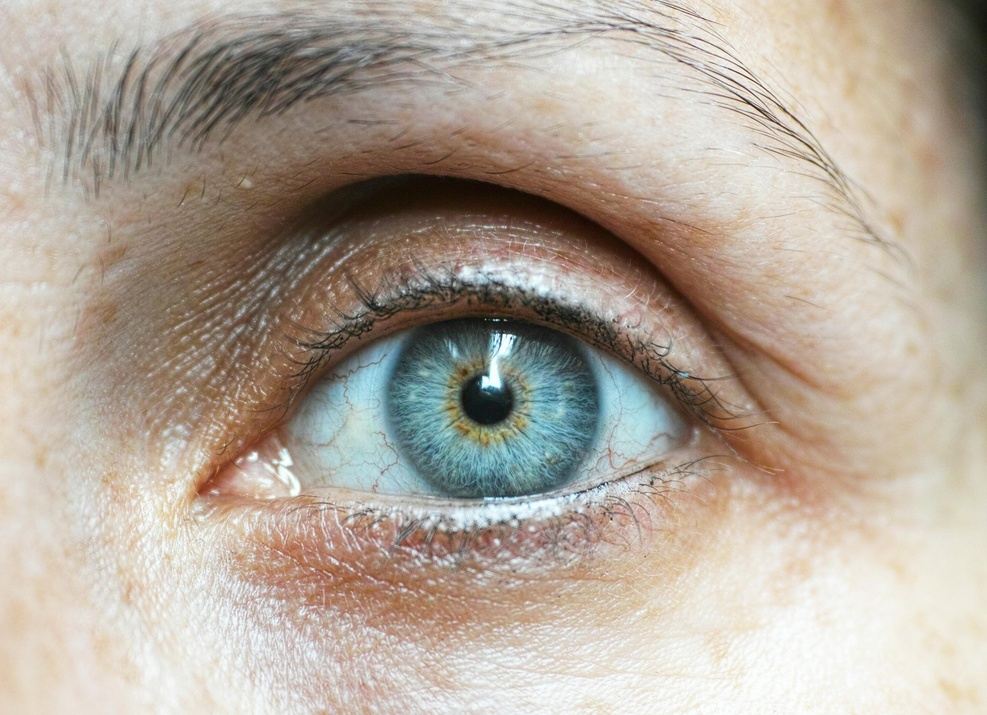
#> input picture week_8/eye.jpg, 987 x 715 px, shrunk from 3315 x 2399 before the run
$ jupyter execute --allow-errors main.ipynb   (older library calls are emulated)
#> lines starting #> are read from the running program, lines starting #| are printed output that depends on the picture; after the words box and inside, x2 and y2 are one past the last pixel; in counts of white or black regions, pixels touching at a corner belong together
[cell 1]
import cv2
import numpy as np
import matplotlib.pyplot as plt

# Helper to display images nicely
def show_image(title, img, cmap='gray'):
    plt.imshow(img, cmap=cmap)
    plt.title(title)
    plt.axis('off')
    plt.show()

[cell 2]
# Load image (use your own path)
img = cv2.imread('eye.jpg')
#> img is the input picture: shape (715, 987, 3); mean B, G, R 155.3, 167.5, 178.2
gray = cv2.cvtColor(img, cv2.COLOR_BGR2GRAY)
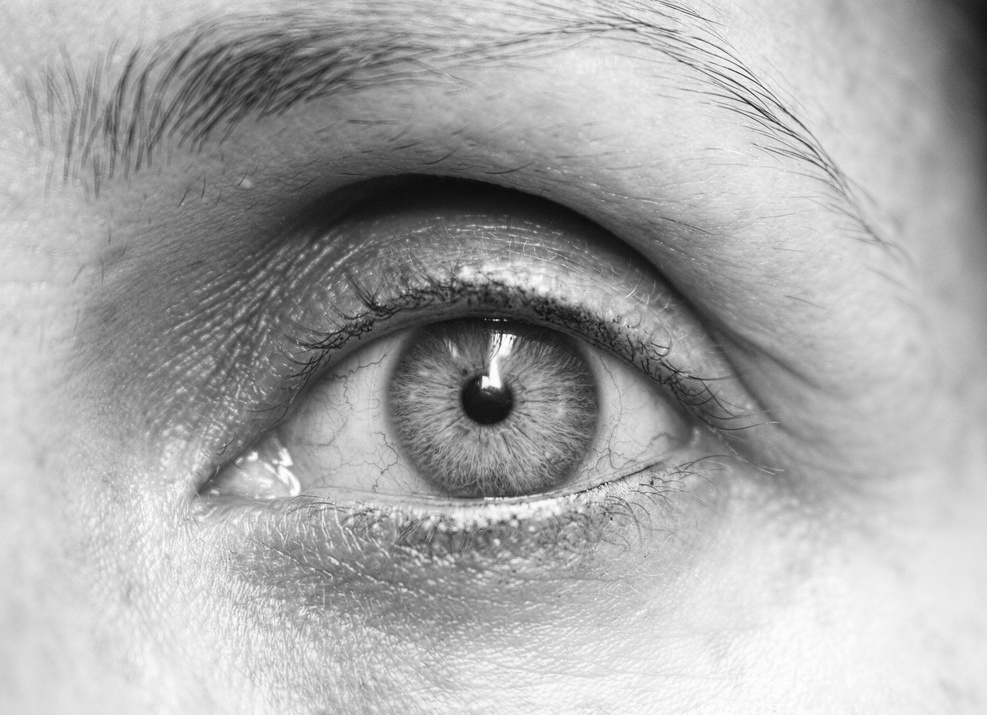
#> gray: shape (715, 987); min 10, max 255, mean 169.4

show_image("Original", cv2.cvtColor(img, cv2.COLOR_BGR2RGB))
show_image("Grayscale", gray)

[cell 3]
grad_x = cv2.Sobel(gray, cv2.CV_64F, 1, 0, ksize=3)
grad_y = cv2.Sobel(gray, cv2.CV_64F, 0, 1, ksize=3)
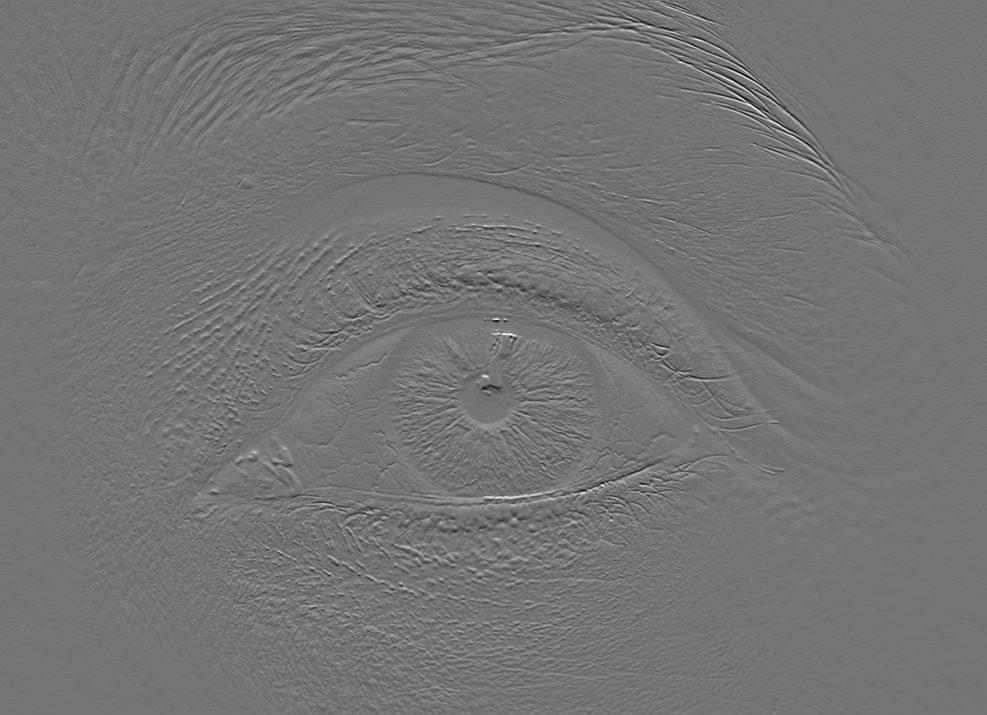
#> grad_y: shape (715, 987) float64; min -608, max 716, mean 0.4; drawn with min black and max white

gradient = np.sqrt(grad_x**2 + grad_y**2)
gradient = cv2.normalize(gradient, None, 0, 255, cv2.NORM_MINMAX)
gradient = gradient.astype(np.uint8)

show_image("Simple Gradient", gradient)

[cell 4]
sobelx = cv2.Sobel(gray, cv2.CV_64F, 1, 0, ksize=3)
sobely = cv2.Sobel(gray, cv2.CV_64F, 0, 1, ksize=3)

sobel = cv2.magnitude(sobelx, sobely)
sobel = cv2.normalize(sobel, None, 0, 255, cv2.NORM_MINMAX)
sobel = sobel.astype(np.uint8)

show_image("Sobel", sobel)

[cell 5]
laplacian = cv2.Laplacian(gray, cv2.CV_64F)
laplacian = cv2.convertScaleAbs(laplacian)
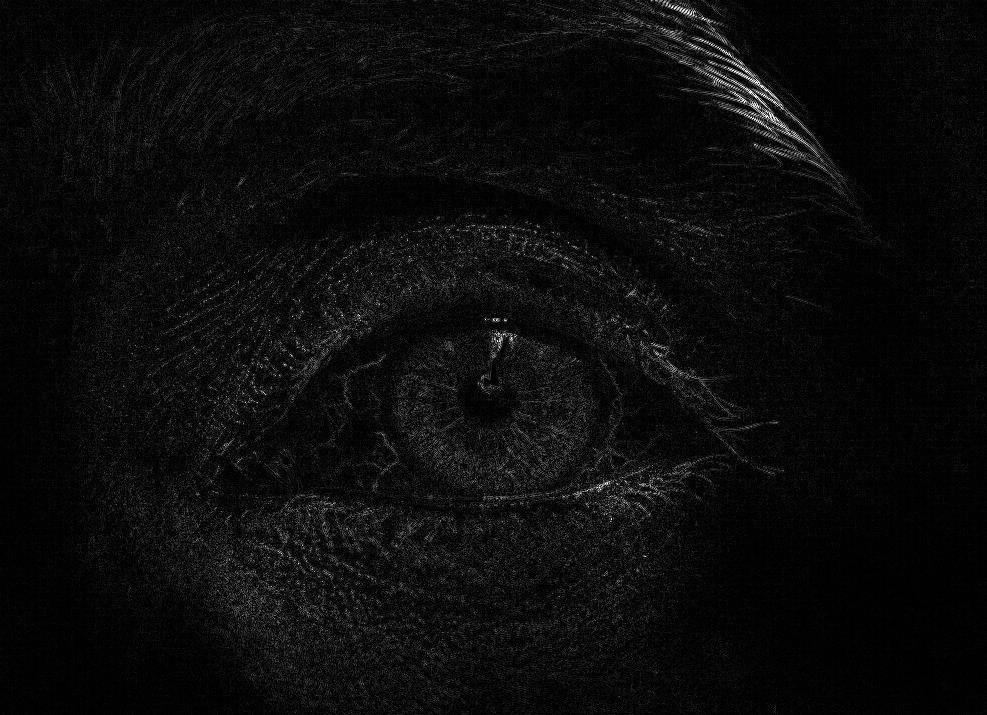
#> laplacian: shape (715, 987); min 0, max 255, mean 11.7

show_image("Laplacian", laplacian)

[cell 6]
canny = cv2.Canny(gray, threshold1=100, threshold2=150)
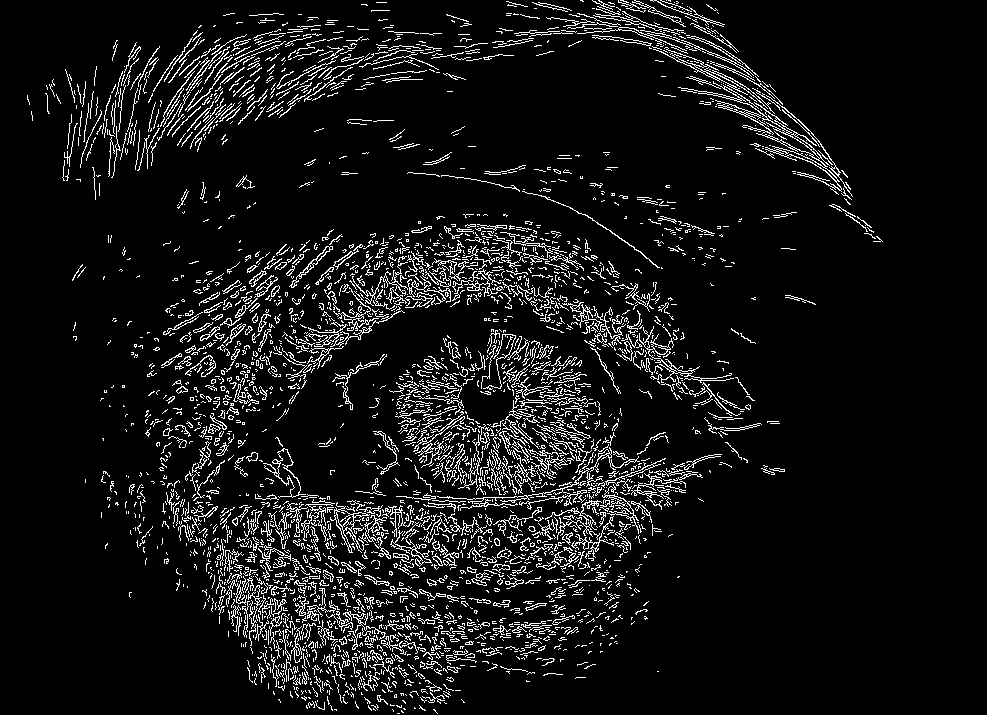
#> canny: shape (715, 987); 7.8% white in thin lines or dots, all inside (x1, y1, x2, y2) = (27, 0, 883, 714)

show_image("Canny Edge Detection", canny)

[cell 7]
titles = ["Gradient", "Sobel", "Laplacian", "Canny"]
images = [gradient, sobel, laplacian, canny]

plt.figure(figsize=(12, 6))

for i in range(4):
    plt.subplot(2, 2, i+1)
    plt.imshow(images[i], cmap='gray')
    plt.title(titles[i])
    plt.axis('off')

plt.tight_layout()
plt.show()

[cell 8]
blur = cv2.GaussianBlur(gray, (5,5), 0)
show_image("Gaussian Blur", blur)

[cell 9]
laplacian_blur = cv2.Laplacian(blur, cv2.CV_64F)
laplacian_blur = cv2.convertScaleAbs(laplacian_blur)

show_image("Laplacian (Blurred)", laplacian_blur)

[cell 10]
sobelx_blur = cv2.Sobel(blur, cv2.CV_64F, 1, 0)
sobely_blur = cv2.Sobel(blur, cv2.CV_64F, 0, 1)

sobel_blur = cv2.magnitude(sobelx_blur, sobely_blur)
sobel_blur = cv2.normalize(sobel_blur, None, 0, 255, cv2.NORM_MINMAX)
sobel_blur = sobel_blur.astype(np.uint8)

show_image("Sobel (Blurred)", sobel_blur)

[cell 11]
canny_blur = cv2.Canny(blur, 100, 200)
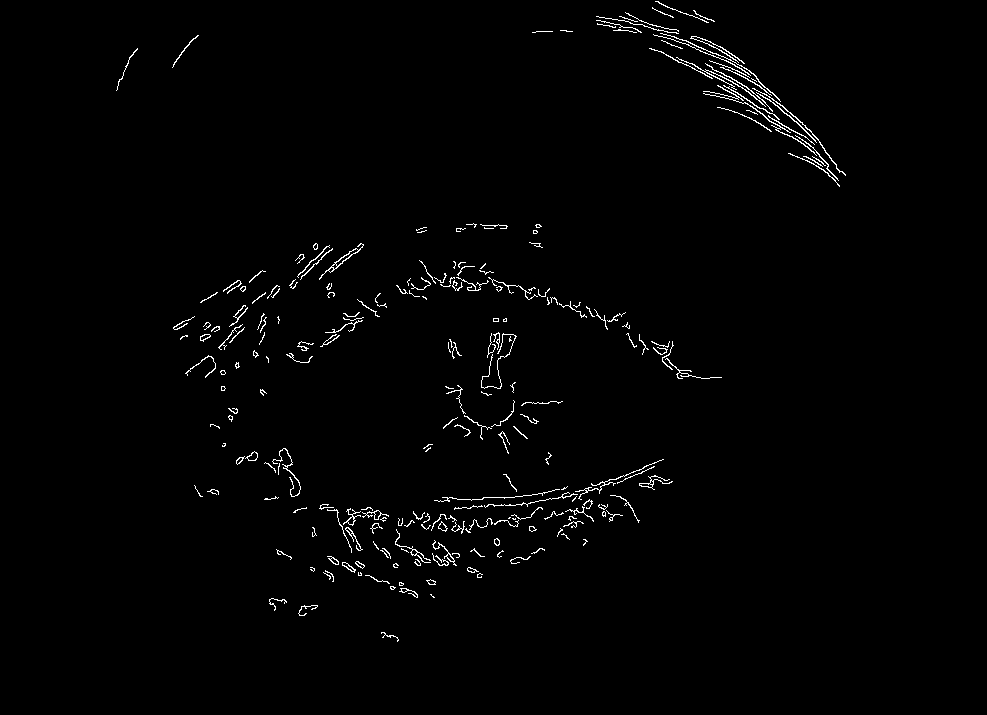
#> canny_blur: shape (715, 987); 1.3% white in thin lines or dots, all inside (x1, y1, x2, y2) = (116, 1, 846, 642)

titles = ["Gradient", "Sobel", "Laplacian", "Canny"]
images = [gradient, sobel_blur, laplacian_blur, canny_blur]

plt.figure(figsize=(12,6))

for i in range(4):
    plt.subplot(2,2,i+1)
    plt.imshow(images[i], cmap='gray')
    plt.title(titles[i])
    plt.axis('off')

plt.tight_layout()
plt.show()

[cell 12]
# EYE BLOOD VESSELS DETECTION


img = cv2.imread('eye.jpg')
img_rgb = cv2.cvtColor(img, cv2.COLOR_BGR2RGB)

show_image("Original", img_rgb)

green = img[:, :, 1]
show_image("Green Channel", green)
clahe = cv2.createCLAHE(clipLimit=2.0, tileGridSize=(8,8))
enhanced = clahe.apply(green)
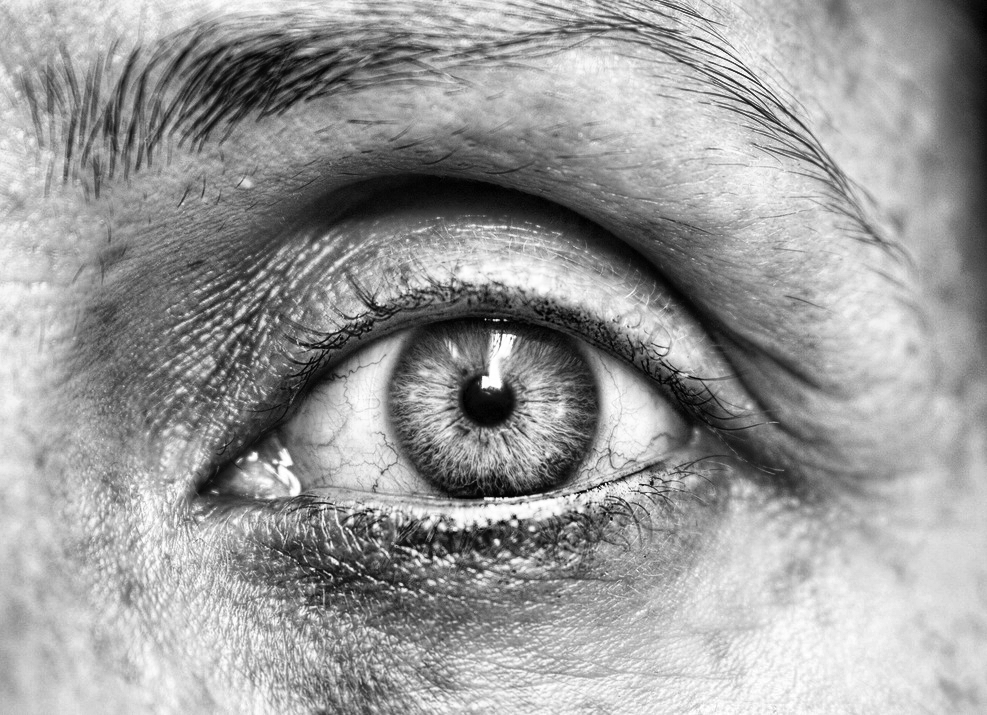
#> enhanced: shape (715, 987); min 0, max 255, mean 155.1

show_image("Enhanced (CLAHE)", enhanced)
blur = cv2.GaussianBlur(enhanced, (5,5), 0)
show_image("Blurred", blur)
